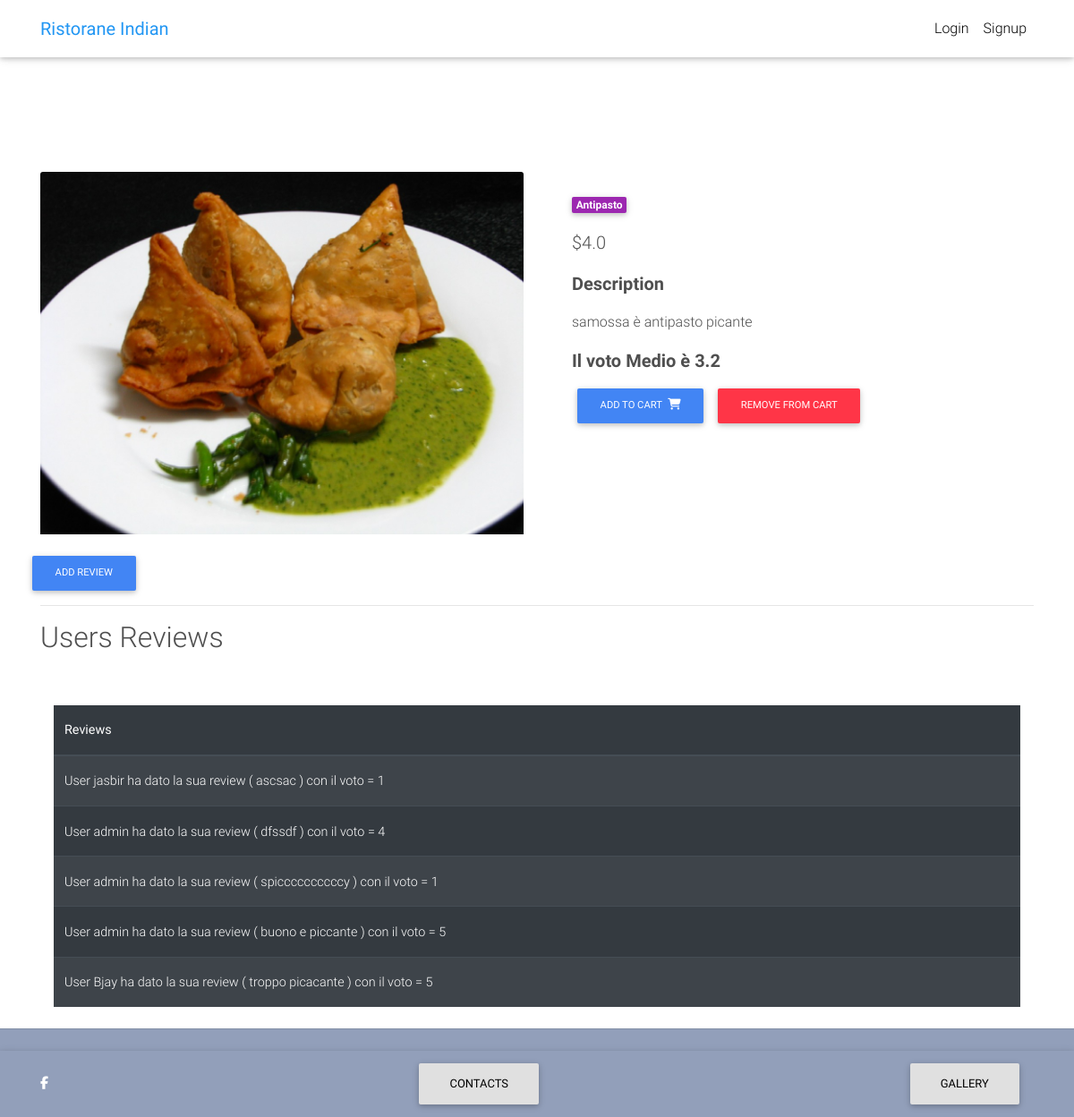
The page /product/sammossa/ on the database its author committed.
### core/models.py (models this page shows, shortened)
class Item(models.Model):
    title = models.CharField(max_length=100)
    price = models.FloatField()
    discount_price = models.FloatField(blank=True, null=True)
    category = models.CharField(choices=CATEGORY_CHOICES, max_length=2)
    label = models.CharField(choices=LABEL_CHOICES, max_length=1)
    slug = models.SlugField()
    description = models.TextField()
    image = models.ImageField()
    rank = models.ManyToManyField(Reviews, null=True)
    def get_add_to_cart_url(self):
        return reverse("core:add-to-cart", kwargs={
            'slug': self.slug
        })
    def get_remove_from_cart_url(self):
        return reverse("core:remove-from-cart", kwargs={
            'slug': self.slug
        })
    def get_add_review(self):
        return reverse("core:add-review", kwargs={
            'slug': self.slug
        })
    def get_review(self):
        totals= []
        for rankk in self.rank.filter(item__slug__exact=self.slug   ):
            totals.append("User "+(rankk.user.first_name)+" ha dato la sua review ( "+(rankk.description)+" ) con il voto = "+str(rankk.rank))
        return totals
    def getAvg(self):
        num=0
        avg=0
        for rankk in self.rank.all():
            avg+=(rankk.rank)
            num+=1
        if(num==0):
            return ("non persente.")
        else:
            x=(avg/num)
            x=round(x, 2)
        if(x>=1):
            return (" "+ str(x)+ " ")
        else:
            return ("non persente")

class Reviews(models.Model):
    user = models.ForeignKey(User, on_delete=models.CASCADE, null=True)
    description = models.TextField(max_length=200, null=True, blank=True)
    rank=models.IntegerField(default=1, validators=[MaxValueValidator(5), MinValueValidator(1)])
    date_start = models.DateTimeField(default=timezone.now, null=True, blank=True)

### core/views.py (the view)
# urls.py: path('product/<slug>/', ItemDetailView.as_view(), name='product'),
class ItemDetailView(DetailView):
    model = Item
    template_name = "product.html"

### templates/product.html
{% extends "base.html" %}
{% block content %}
  <main class="mt-5 pt-4">
    <div style="background:WHITE" class="container dark-grey-text mt-5">
      <div class="row wow fadeIn">
        <div class="col-md-6 mb-4">
        <img src="{{ item.image.url }}" class="card-img-top">
        </div>
        <div class="col-md-6 mb-4">
          <div class="p-4">
            <div class="mb-3">
              <a href="">
                <span class="badge purple mr-1">{{ object.get_category_display }}</span>
              </a>
            </div>
            <p class="lead">
              {% if object.discount_price %}
              <span class="mr-1">
                <del>${{ object.price }}</del>
              </span>
              <span>${{ object.discount_price }}</span>
              {% else %}
              <span>${{ object.price }}</span>
              {% endif %}
            </p>
            <p class="lead font-weight-bold">Description</p>
            <p>{{ object.description }}</p>
             <p class="lead font-weight-bold">Il voto Medio è {{ object.getAvg }}</p>
            <a href="{{ object.get_add_to_cart_url }}" class="btn btn-primary btn-md my-0 p">
              Add to cart
              <i class="fas fa-shopping-cart ml-1"></i>
            </a>
            <a href="{{ object.get_remove_from_cart_url }}" class="btn btn-danger btn-md my-0 p">
              Remove from cart
            </a>
          </div>
        </div>
         <a href="{{ object.get_add_review }}" class="btn btn-primary btn-md my-0 p">
              ADD REVIEW
            </a>
      </div>
      <hr>
    <div>
        <h2>Users Reviews</h2>
         <div class="container pt-5" >
        <table class="table table-striped table-dark">
            <thead>
            <tr>
                <th scope="col">Reviews</th>
            </tr>
            </thead>
            <tbody>
            {% for item in object.get_review %}
                <tr>
                    <td> {{ item }}</td>
                </tr>
            {% endfor %}
            </tbody>
        </table>
    </div>
    </div>
    </div>
  </main>
{% endblock content %}

### templates/base.html (style rules this page uses)
html, body, .carousel { height: 60vh; }
@media (max-width: 1740px) { html, body, .carousel { height: 100vh; } }
body { background-image: url('https://www.pavillondesrives.ch/wp-content/uploads/2017/06/DJI_0018c.jpg '); }
@media (min-width: 800px) and (max-width: 1850px) { html, body, .carousel { height: 100vh; } }

### rows shown on the page
Item: image (picture), category "Antipasto", price "4.0", description "samossa è antipasto picante", getAvg "3.2"

### other values the page prints
{{ item }} "User jasbir ha dato la sua review ( ascsac ) con il voto = 1" "User admin ha dato la sua review ( dfssdf ) con il voto = 4" "User admin ha dato la sua review ( spiccccccccccy ) con il voto = 1" "User admin ha dato la sua review ( buono e piccante ) con il voto = 5" "User Bjay ha dato la sua review ( troppo picacante ) con il voto = 5"
